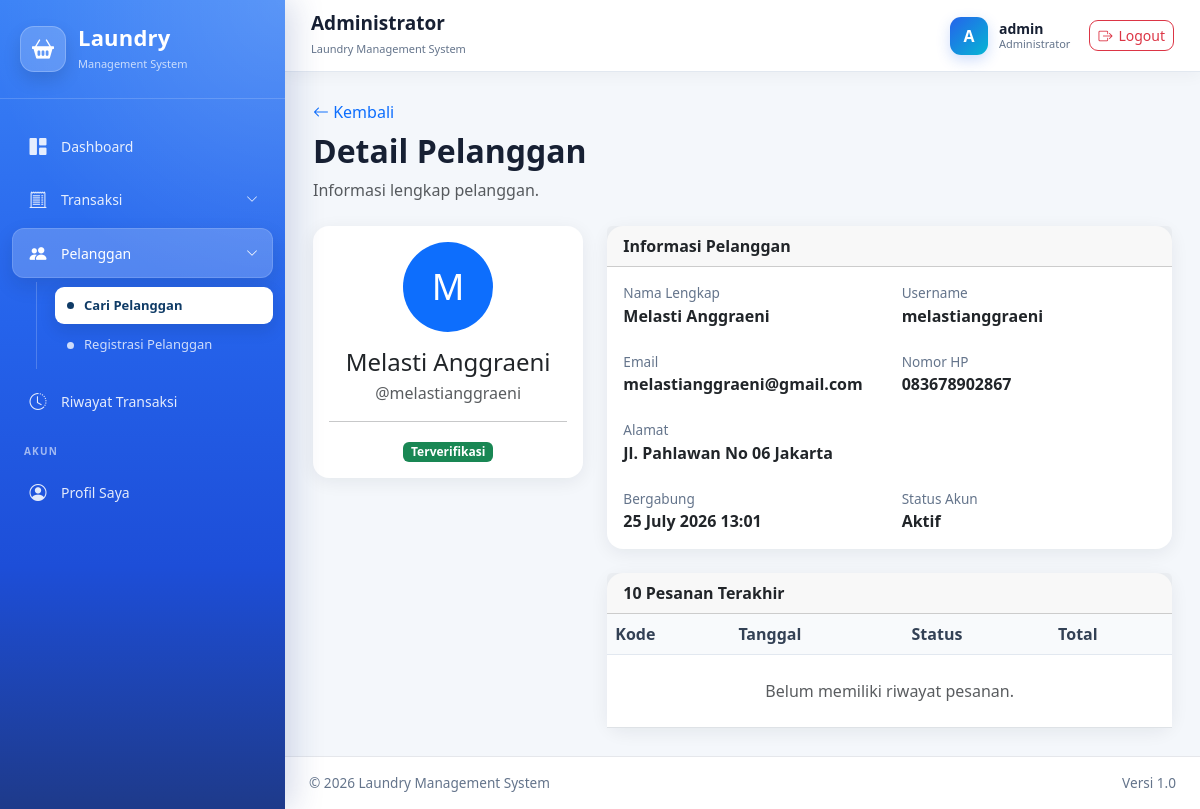
The app's page /kasir/pelanggan/5/ (signed in) with its own data.
### administrator/models.py (models this page shows, shortened)
class User(AbstractUser):
    class Role(models.TextChoices):
        ADMINISTRATOR = "administrator", "Administrator"
        KASIR = "kasir", "Kasir"
        PETUGAS_LAUNDRY = "petugaslaundry", "Petugas Laundry"
        PELANGGAN = "pelanggan", "Pelanggan"
    role = models.CharField(
        max_length=30,
        choices=Role.choices,
        default=Role.PELANGGAN,
        db_index=True,
        verbose_name="Hak akses",
    )
    nomor_hp = models.CharField(
        max_length=20,
        unique=True,
        verbose_name="Nomor HP",
    )
    alamat = models.TextField(
        blank=True,
        verbose_name="Alamat",
    )
    foto = models.ImageField(
        upload_to="pengguna/foto/",
        blank=True,
        null=True,
        verbose_name="Foto",
    )
    is_verified = models.BooleanField(
        default=False,
        db_index=True,
        verbose_name="Terverifikasi",
        help_text="Pelanggan harus diverifikasi administrator sebelum dapat login.",
    )
    verified_at = models.DateTimeField(
        blank=True,
        null=True,
        verbose_name="Waktu verifikasi",
    )
    verified_by = models.ForeignKey(
        "self",
        on_delete=models.SET_NULL,
        blank=True,
        null=True,
        related_name="pengguna_diverifikasi",
        verbose_name="Diverifikasi oleh",
    )
    email = models.EmailField(
        unique=True,
        verbose_name="Email",
    )
    class Meta:
        verbose_name = "Pengguna"
        verbose_name_plural = "Data Pengguna"
        ordering = ["username"]
    def verifikasi(self, administrator):
        """
        Memverifikasi akun pelanggan.
        """
        self.is_verified = True
        self.is_active = True
        self.verified_at = timezone.now()
        self.verified_by = administrator
        self.save(
            update_fields=[
                "is_verified",
                "is_active",
                "verified_at",
                "verified_by",
            ]
        )

### kasir/views_pelanggan.py (the view)
@kasir_required
def pelanggan_detail(request, pk):
    pelanggan = get_object_or_404(
        User.objects.prefetch_related(
            "pesanan_pelanggan",
        ),
        pk=pk,
        role="pelanggan",
    )
    pesanan_terbaru = (
        pelanggan.pesanan_pelanggan
        .select_related(
            "metode_pembayaran",
            "kasir",
            "petugas_laundry",
        )
        .order_by("-created_at")[:10]
    )
    context = {
        "pelanggan": pelanggan,
        "pesanan_terbaru": pesanan_terbaru,
    }
    return render(
        request,
        "kasir/pelanggan/detail.html",
        context,
    )

### templates/kasir/pelanggan/detail.html (shortened to what this page needs)
{% extends "base.html" %}
{% block content %}
<div class="d-flex justify-content-between align-items-center mb-4">
    <div>
        <a href="{% url 'kasir:pelanggan_list' %}" class="text-decoration-none">
            <i class="bi bi-arrow-left"></i>
            Kembali
        </a>
        <h2 class="fw-bold mt-2">
            Detail Pelanggan
        </h2>
        <p class="text-muted mb-0">
            Informasi lengkap pelanggan.
        </p>
    </div>
</div>
<div class="row g-4">
    <div class="col-lg-4">
        <div class="card detail-card">
            <div class="card-body text-center">
                <div
                    class="rounded-circle bg-primary text-white d-flex align-items-center justify-content-center mx-auto mb-3"
                    style="width:90px;height:90px;font-size:36px;"
                >
                    {{ pelanggan.first_name|first|default:pelanggan.username|first|upper }}
                </div>
                <h4 class="mb-1">
                    {{ pelanggan.get_full_name|default:pelanggan.username }}
                </h4>
                <div class="text-muted">
                    @{{ pelanggan.username }}
                </div>
                <hr>
                {% if pelanggan.is_verified %}
                    <span class="badge bg-success">
                        Terverifikasi
                    </span>
                {% else %}
                    <span class="badge bg-warning">
                        Menunggu Verifikasi
                    </span>
                {% endif %}
            </div>
        </div>
    </div>
    <div class="col-lg-8">
        <div class="card detail-card">
            <div class="card-header">
                <strong>Informasi Pelanggan</strong>
            </div>
            <div class="card-body">
                <div class="row g-4">
                    <div class="col-md-6">
                        <div class="info-label">
                            Nama Lengkap
                        </div>
                        <div class="info-value">
                            {{ pelanggan.get_full_name|default:"-" }}
                        </div>
                    </div>
                    <div class="col-md-6">
                        <div class="info-label">
                            Username
                        </div>
                        <div class="info-value">
                            {{ pelanggan.username }}
                        </div>
                    </div>
                    <div class="col-md-6">
                        <div class="info-label">
                            Email
                        </div>
                        <div class="info-value">
                            {{ pelanggan.email|default:"-" }}
                        </div>
                    </div>
                    <div class="col-md-6">
                        <div class="info-label">
                            Nomor HP
                        </div>
                        <div class="info-value">
                            {{ pelanggan.nomor_hp|default:"-" }}
                        </div>
                    </div>
                    <div class="col-12">
                        <div class="info-label">
                            Alamat
                        </div>
                        <div class="info-value">
                            {{ pelanggan.alamat|default:"-" }}
                        </div>
                    </div>
                    <div class="col-md-6">
                        <div class="info-label">
                            Bergabung
                        </div>
                        <div class="info-value">
                            {{ pelanggan.date_joined|date:"d F Y H:i" }}
                        </div>
                    </div>
                    <div class="col-md-6">
                        <div class="info-label">
                            Status Akun
                        </div>
                        <div class="info-value">
                            {% if pelanggan.is_active %}
                                Aktif
                            {% else %}
                                Nonaktif
                            {% endif %}
                        </div>
                    </div>
                </div>
            </div>
        </div>
        <div class="card detail-card mt-4">
            <div class="card-header">
                <strong>10 Pesanan Terakhir</strong>
            </div>
            <div class="table-responsive">
                <table class="table table-hover mb-0">
                    <thead>
                        <tr>
                            <th>Kode</th>
                            <th>Tanggal</th>
                            <th>Status</th>
                            <th>Total</th>
                        </tr>
                    </thead>
                    <tbody>
                        {% for pesanan in pesanan_terbaru %}
                        <tr>
                            <td>
                                {{ pesanan.kode_pesanan }}
                            </td>
                            <td>
                                {{ pesanan.created_at|date:"d M Y" }}
                            </td>
                            <td>
                                {{ pesanan.get_status_display }}
                            </td>
                            <td>
                                Rp{{ pesanan.total_biaya|floatformat:0 }}
                            </td>
                        </tr>
                        {% empty %}
                        <tr>
                            <td colspan="4" class="text-center text-muted py-4">
                                Belum memiliki riwayat pesanan.
                            </td>
                        </tr>
                        {% endfor %}
                    </tbody>
                </table>
            </div>
        </div>
    </div>
</div>
{% endblock %}

### templates/includes/navbar.html (shortened to what this page needs)
<nav class="top-navbar">
    <div class="navbar-left">
        <div>
            <h5 class="navbar-title">
                {% if request.user.role == "administrator" %}
                    Administrator
                {% elif request.user.role == "kasir" %}
                    Kasir
                {% elif request.user.role == "petugaslaundry" %}
                    Petugas Laundry
                {% elif request.user.role == "pelanggan" %}
                    Pelanggan
                {% else %}
                    Laundry Management System
                {% endif %}
            </h5>
            <small class="navbar-subtitle">
                Laundry Management System
            </small>
        </div>
    </div>
    <div class="navbar-user">
        <div class="user-avatar">
            {{ request.user.username|first|upper }}
        </div>
        <div class="user-info">
            <span class="user-name">
                {{ request.user.get_full_name|default:request.user.username }}
            </span>
            <small>
                {{ request.user.get_role_display }}
            </small>
        </div>
        <a
            href="{% url 'logout' %}"
            class="btn btn-outline-danger btn-sm logout-button"
            title="Logout"
        >
            <i class="bi bi-box-arrow-right"></i>
            <span>Logout</span>
        </a>
    </div>
</nav>

### static/css/style.css (style rules this page uses)
:root { --sidebar-width: 285px; --primary: #2563eb; --primary-dark: #1d4ed8; --primary-deep: #1e3a8a; --primary-soft: #dbeafe; --cyan: #06b6d4; --body-bg: #f4f7fb; --text-dark: #172033; --text-muted: #64748b; --white: #ffffff; --border: #e2e8f0; }
* { box-sizing: border-box; }
html, body { min-height: 100%; }
body { margin: 0; background: var(--body-bg); color: var(--text-dark); font-family: "Segoe UI", Tahoma, Geneva, Verdana, sans-serif; }
.top-navbar { position: sticky; top: 0; z-index: 1020; display: flex; align-items: center; justify-content: space-between; min-height: 72px; padding: 12px 26px; background: rgba(255, 255, 255, 0.94); border-bottom: 1px solid var(--border); box-shadow: 0 4px 15px rgba(15, 23, 42, 0.04); backdrop-filter: blur(12px); }
.navbar-title { margin: 0; color: var(--text-dark); font-size: 19px; font-weight: 700; }
.navbar-subtitle { color: var(--text-muted); font-size: 11px; }
.navbar-user { display: flex; align-items: center; gap: 11px; }
.user-avatar { display: grid; width: 38px; height: 38px; place-items: center; color: var(--white); background: linear-gradient(135deg, var(--primary), var(--cyan)); border-radius: 11px; font-weight: 700; box-shadow: 0 5px 14px rgba(37, 99, 235, 0.22); }
.user-info { display: flex; flex-direction: column; line-height: 1.2; }
.user-name { color: var(--text-dark); font-size: 14px; font-weight: 600; }
.user-info small { color: var(--text-muted); font-size: 11px; }
.logout-button { display: inline-flex; align-items: center; gap: 6px; margin-left: 8px; border-radius: 9px; }
.card { border: 1px solid rgba(226, 232, 240, 0.8); border-radius: 16px; box-shadow: 0 10px 28px rgba(15, 23, 42, 0.06); }
.btn { border-radius: 9px; }
.table thead th { color: #334155; background: #f8fafc; border-bottom: 1px solid var(--border); font-weight: 700; }

### templates/kasir/pelanggan/detail.html (style rules this page uses)
.detail-card { border:0; border-radius:16px; box-shadow:0 4px 18px rgba(15,23,42,.07); }
.info-label { color:#64748b; font-size:.85rem; }
.info-value { font-weight:600; }

### records on screen
User: user.username|first "A", user.get_full_name "admin", user.role "Administrator"
User: first_name|first "M", get_full_name "Melasti Anggraeni", username "melastianggraeni", email "melastianggraeni@gmail.com", nomor_hp "083678902867", alamat "Jl. Pahlawan No 06 Jakarta", date_joined "25 July 2026 13:01"
